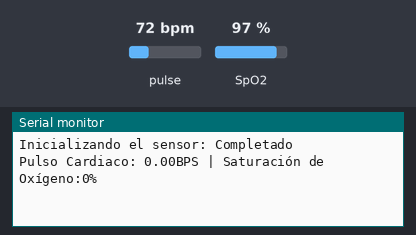
The sketch below on a simulated Arduino Uno, built with avr-gcc and run on an emulated ATmega328P. Shown: the last lines printed to the serial monitor. The test bench sets the inputs (shaded band); at power-on: pulse 72 bpm, SpO2 97 %.

Above: at 1.2 s.
1.3 s: pulse set to 42 bpm
At 2.6 s:
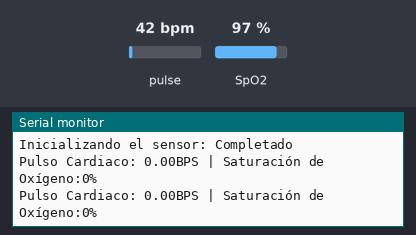
2.8 s: SpO2 set to 80 %
At 3.8 s:
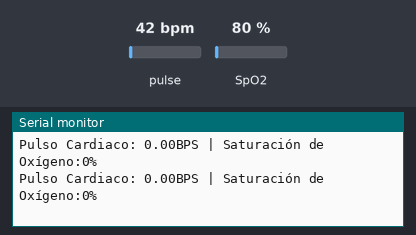
4.3 s: pulse set to 70 bpm
At 5.5 s:
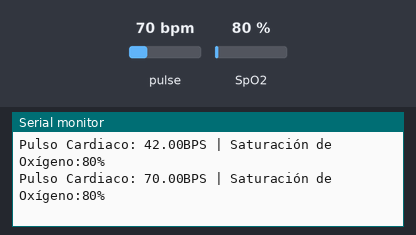
Timing chart, 0 to 7.3 s (numbered marks = the images above; inputs shaded):
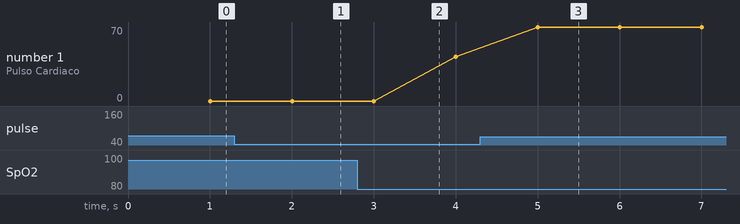

The sketch:

Sensor-de-pulso-cardiaco-MAX30100-con-Arduino.ino
```cpp
/*
  Created by TEOS
  Domotic with Arduino https://goo.gl/btZpjs
  YouTube https://goo.gl/k7TUSZ
  Instagram https://goo.gl/zEIjia
  Facebook https://goo.gl/eivraR
  Twitter https://goo.gl/du5Wgn
  Github https://goo.gl/Xl5IiS
  Google Plus https://goo.gl/gBnUdh
  WEB https://goo.gl/jtiYJy
*/

#include <Wire.h>
#include "MAX30100_PulseOximeter.h" //https://github.com/oxullo/Arduino-MAX30100

uint32_t intervalT = 1000;
uint32_t previousMillisT = 0;
String resultSerialT;

PulseOximeter maxSensorT;

void setup() {
  Serial.begin(115200);
  Serial.print("Inicializando el sensor: ");
  if (!maxSensorT.begin()) {
    Serial.println("Fallido");
    for (;;);
  } else
    Serial.println("Completado");
  previousMillisT = millis();
}

void loop() {
  maxSensorT.update();
  uint32_t currentMillisT = millis();
  if ((unsigned long)(currentMillisT - previousMillisT) >= intervalT) {
    resultSerialT = "Pulso Cardiaco: " + String(maxSensorT.getHeartRate()) + "BPS | ";
    resultSerialT += "Saturación de Oxígeno:" + String(maxSensorT.getSpO2()) + "%";
    Serial.println(resultSerialT);
    previousMillisT = millis();
  }
}
```

Measured:
- after the input at 4.3 s, the serial monitor: prints a new line after 0.70 s (image 3)
- plotted number 1: 42 → 70 after the input at 4.3 s
